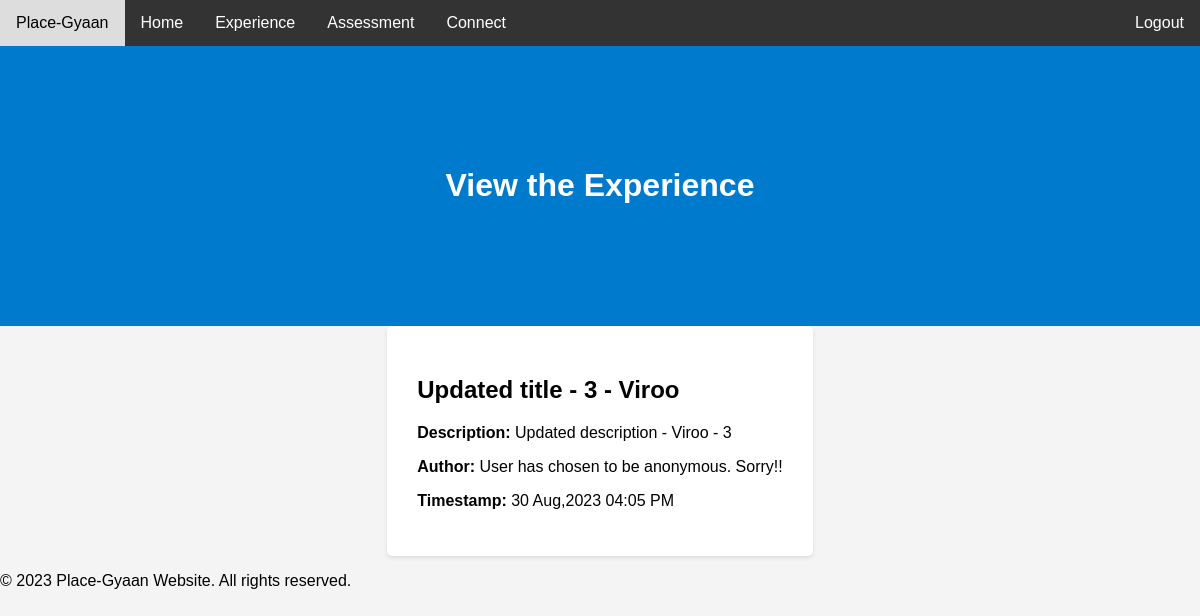
The app's page /view_experience/8 (signed in) with its own data.
### main/models.py (models this page shows)
class Experience(Base):
	__tablename__="Experience"
	id = Column(Integer, primary_key=True,autoincrement=True)
	title = Column(String(255), unique=True, nullable=False)
	description = Column(String(255), nullable=False)
	auth_id = Column(Integer, ForeignKey('User.id'), nullable=False)
	anonymous = Column(Boolean, default=False)
	timestamp = Column(String(80), default=0)

### main/controllers.py (the view)
@app.route('/view_experience/<int:exp_id>')
@auth_required()
def view_experience(exp_id):
    experience = Experience.query.get(exp_id)
    user=User.query.filter_by(id=experience.auth_id).first()
    return render_template('view_experience.html', experience=experience,username=user.username,timestamp=extract_time(experience.timestamp))

### main/controllers.py (called while the page is built)
def extract_time(timestamp):
  time_and_date=dt.datetime.strptime(str(timestamp).split(".")[0],"%Y-%m-%d %H:%M:%S")
  return dt.datetime.strftime(time_and_date,"%d %b,%Y %I:%M %p")

### main/templates/view_experience.html (shortened to what this page needs)
{% extends "whole.html" %}
{% block welcome %}
<div class="header">
        <h1>View the Experience</h1>
    </div>
{% endblock %}
{% block content %}
<div class="exp-id-container">
    <h2>{{ experience.title }}</h2>
    <p><strong>Description:</strong> {{ experience.description }}</p>
    <p><strong>Author:</strong> {{ "User has chosen to be anonymous. Sorry!!" if experience.anonymous else username }}</p>
    <p><strong>Timestamp:</strong> {{ timestamp }}</p>
</div>
{% endblock %}

### main/templates/view_experience.html (style rules this page uses)
.exp-id-container { max-width: 800px; margin: 0 auto; padding: 30px; background-color: #fff; border-radius: 5px; box-shadow: 0 2px 4px rgba(0, 0, 0, 0.1); }

### main/templates/whole.html (style rules this page uses)
body { font-family: Arial, sans-serif; margin: 0; padding: 0; background-color: #f4f4f4; }
.header { text-align: center; padding: 100px; background-color: #007ACC; }
.header h1 { color: white; }

### records on screen
Experience: title "Updated title - 3 - Viroo", description "Updated description - Viroo - 3", anonymous "User has chosen to be anonymous. Sorry!!"

### other values on screen
{{ timestamp }} "30 Aug,2023 04:05 PM"
